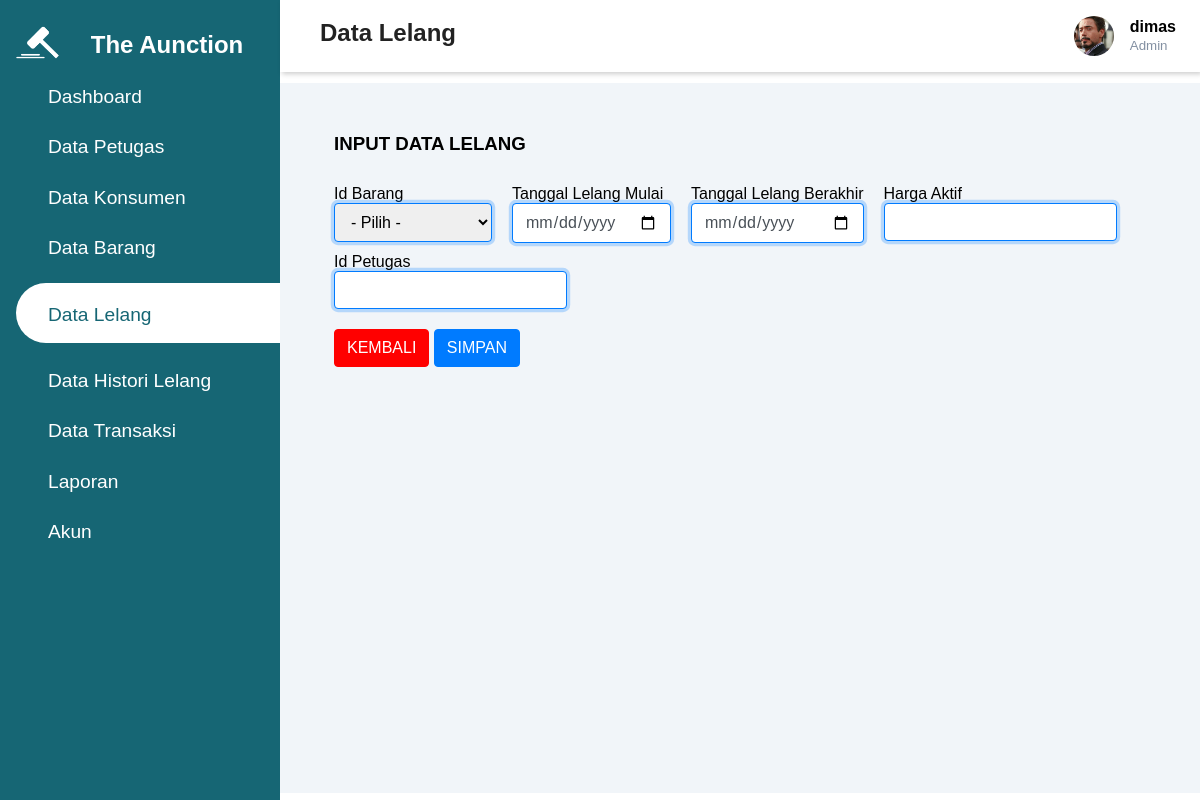
The page /admin/crud-page/tambah_lelang.php (signed in) on the database its author committed.
### tables this page shows
CREATE TABLE `tpetugas` (
  `id_petugas` int(11) NOT NULL,
  `nama_petugas` varchar(50) NOT NULL,
  `username` varchar(25) NOT NULL,
  `password` varchar(25) NOT NULL,
  `id_level` int(11) NOT NULL,
  `gambar` varchar(50) NOT NULL
);

### admin/crud-page/tambah_lelang.php (the view, shortened to what this page needs)
<?php
require '../../php/koneksi.php';
if (isset($_SESSION['login'])) {
    $id_petugas = $_SESSION['id_petugas'];
    $query = "SELECT * FROM tpetugas WHERE id_petugas='$id_petugas'";
    $a = mysqli_query($koneksi, $query);
    $data = mysqli_fetch_array($a);
} else {
    header("location:../../php/page/loginpetugas.php");
}
?>
<!DOCTYPE html>
<html lang="en">
<head>
    <link rel="stylesheet"
        href="https://maxst.icons8.com/vue-static/landings/line-awesome/line-awesome/1.3.0/css/line-awesome.min.css">
    <link rel="stylesheet" href="../../assets/css/test.css">
</head>
<body>
    <div class="sidebar">
        <div class="sidebar-brand">
            <h1>
                <img src="../../assets/img/LELANG6.png" alt="" width="70px" height="70px">
                <h2>The Aunction</h2>
            </h1>
        </div>
        <div class="sidebar-menu">
            <ul>
                <li>
                    <a href="../page/dashboard.php"><span class="las la-igloo"></span>
                        <span>Dashboard</span></a>
                </li>
            </ul>
            <ul>
                <li>
                    <a href="../page/datapetugas.php"><span class="las la-users"></span>
                        <span>Data Petugas</span></a>
                </li>
            </ul>
            <ul>
                <li>
                    <a href="../page/datakonsumen.php"><span class="las la-users"></span>
                        <span>Data Konsumen</span></a>
                </li>
            </ul>
            <ul>
                <li>
                    <a href="../page/databarang.php"><span class="las la-clipboard-list"></span>
                        <span>Data Barang</span></a>
                </li>
            </ul>
            <ul>
                <li>
                    <a href="../page/datalelang.php" class="active"><span class="las la-clipboard-list"></span>
                        <span>Data Lelang</span></a>
                </li>
            </ul>
            <ul>
                <li>
                    <a href="../page/datahistorilelang.php"><span class="las la-clipboard-list"></span>
                        <span>Data Histori Lelang</span></a>
                </li>
            </ul>
            <ul>
                <li>
                    <a href="../page/datatransaksi.php"><span class="las la-clipboard-list"></span>
                        <span>Data Transaksi</span></a>
                </li>
            </ul>
            <ul>
                <li>
                    <a href="../page/laporan.php"><span class="las la-clipboard-list"></span>
                        <span>Laporan</span></a>
                </li>
            </ul>
            <ul>
                <li>
                    <a href="../page/akun.php"><span class="las la-user-circle"></span>
                        <span>Akun</span></a>
                </li>
            </ul>
        </div>
    </div>
    <div class="main-content">
        <header>
            <h2>
                <label for="nav-toggle">
                    <span class="las la-bars"></span>
                </label>
                Data Lelang
            </h2>
            <div class="user-wrapper">
                <img src="../../assets/img/<?= $data['gambar'] ?>" width="40px" height="40px" alt="">
                <div>
                    <h4>
                        <?= $data['username'] ?>
                    </h4>
                    <small>Admin</small>
                </div>
            </div>
        </header>
        <main>
            <br />
            <h3>INPUT DATA LELANG</h3>
            <form method="POST" action="../action/aksi_tambah_lelang.php">
                <div class="input">
                    <div class="input-name">
                        <p>Id Barang</p>
                        <select name="nama_barang" id="" onchange="changeValue(this.value)">
                            <option>- Pilih -</option>
                        </select>
                    </div>
                    <div class="input-name">
                        <p>Tanggal Lelang Mulai</p>
                        <input type="date" name="tanggal_lelang_mulai" />
                    </div>
                    <div class="input-name">
                        <p>Tanggal Lelang Berakhir</p>
                        <input type="date" name="tanggal_lelang_berakhir" />
                    </div>
                    <div class="input-name">
                        <p>Harga Aktif</p>
                        <input type="text" name="harga_aktif" id="angka" />
                    </div>
                    <div class="input-name">
                        <p>Id Petugas</p>
                        <input type="text" name="id_petugas">
                    </div>
                </div>
                <div class="submit petugas">
                    <a href="../page/datalelang.php">KEMBALI</a>
                    <input type="submit" value="SIMPAN" name="submit"
                        onclick="return confirm('Yakin Ingin Menambahkan Data?')">
                </div>
            </form>
        </main>
</body>
</html>

### assets/css/test.css (style rules this page uses)
:root { --main-color: #166674; --color-dark: #1D2231; --text-grey: #8390A2; }
* { padding: 0; margin: 0; box-sizing: border-box; list-style-type: none; text-decoration: none; font-family: 'Poppins', sans-serif; }
.sidebar { width: 280px; position: fixed; left: 0; top: 0; height: 100%; background: var(--main-color); z-index: 100%; transition: widht 300ms; overflow: hidden; }
.sidebar-brand { height: 55px; padding-left: 1rem 0rem 1rem 2rem; display: flex; margin-top: 10px; }
.sidebar-brand h1 img { padding-left: 5px; width: 70px; height: auto; }
.sidebar-brand h2 { padding: 1.3rem; color: #fff; }
.sidebar-menu { margin-top: 1rem; }
.sidebar-menu li { width: 100%; margin-bottom: 1.4rem; padding-left: 1rem; }
.sidebar-menu a { padding-left: 1rem; display: block; color: #fff; font-size: 1.2rem; }
.sidebar-menu a.active { background: #fff; padding-top: 1rem; padding-bottom: 1rem; color: var(--main-color); border-radius: 30px 0px 0px 30px; transition: 3s; }
.sidebar-menu a span:first-child { font-size: 1.5rem; padding-right: 1rem; }
.main-content { margin-left: 280px; }
header { background: #fff; display: flex; justify-content: space-between; padding: 1rem 1.5rem; box-shadow: 2px 2px 5px rgba(0, 0, 0, 0.2); position: fixed; left: 280px; width: calc(100% - 280px); top: 0; z-index: 100; transition: left 300ms; }
header h2 { color: #222; }
header label span { font-size: 1.7rem; padding-right: 1rem; }
.user-wrapper { display: flex; align-items: center; }
.user-wrapper img { border-radius: 50%; margin-right: 1rem; object-fit: cover; }
.user-wrapper h4 { margin-bottom: 0rem !important; }
.user-wrapper small { display: inline-block; color: var(--text-grey); }
main { margin-top: 65px; padding: 2rem 1.5rem; background: #f1f5f9; min-height: calc(100vh - 90px); width: 100%; position: relative; }
h3 { margin-left: 30px; }
.input { display: flex; flex-wrap: wrap; margin: 20px; }
.input-name { padding: 10px; padding-bottom: 0px; }
.input-name input { display: block; width: 100%; padding: 0.375rem 0.75rem; font-size: 1rem; font-weight: 400; line-height: 1.5; color: #495057; background-color: #fff; background-clip: padding-box; border: 1px solid #ced4da; border-radius: 0.25rem; transition: border-color 0.15s ease-in-out, box-shadow 0.15s ease-in-out; border-color: #007bff; outline: none; box-shadow: 0 0 0 0.2rem rgba(0, 123, 255, 0.25); }
.input-name p { top: 0.75rem; left: 0.75rem; font-size: 1rem; transition: all 0.2s ease-out; pointer-events: none; }
.petugas { margin-left: 30px; }
.submit a { display: inline-block; font-weight: 400; color: #fff; text-align: center; vertical-align: middle; background-color: rgb(255, 0, 0); border: 1px solid rgb(255, 0, 0); border-radius: 0.25rem; padding: 0.375rem 0.75rem; font-size: 1rem; line-height: 1.5; transition: all 0.2s ease-out; cursor: pointer; }
.submit input { display: inline-block; font-weight: 400; color: #fff; text-align: center; vertical-align: middle; background-color: #007bff; border: 1px solid #007bff; border-radius: 0.25rem; padding: 0.375rem 0.75rem; font-size: 1rem; line-height: 1.5; transition: all 0.2s ease-out; cursor: pointer; }

### admin/crud-page/tambah_lelang.php (style rules this page uses)
select[name="nama_barang"] { font-size: 1rem; font-weight: 400; line-height: 1.5; height: 39px; padding: 0.375rem 0.75rem; font-size: 1rem; border: 1px solid #ced4da; border-radius: 0.25rem; border-color: #007bff; outline: none; box-shadow: 0 0 0 0.2rem rgba(0, 123, 255, 0.25); }
select[name="nama_barang"] option { font-size: 14px; color: #333; }
select[name="nama_barang"] option:not([selected]) { font-weight: normal; }

### rows shown on the page
tpetugas: gambar (picture), username "dimas"
